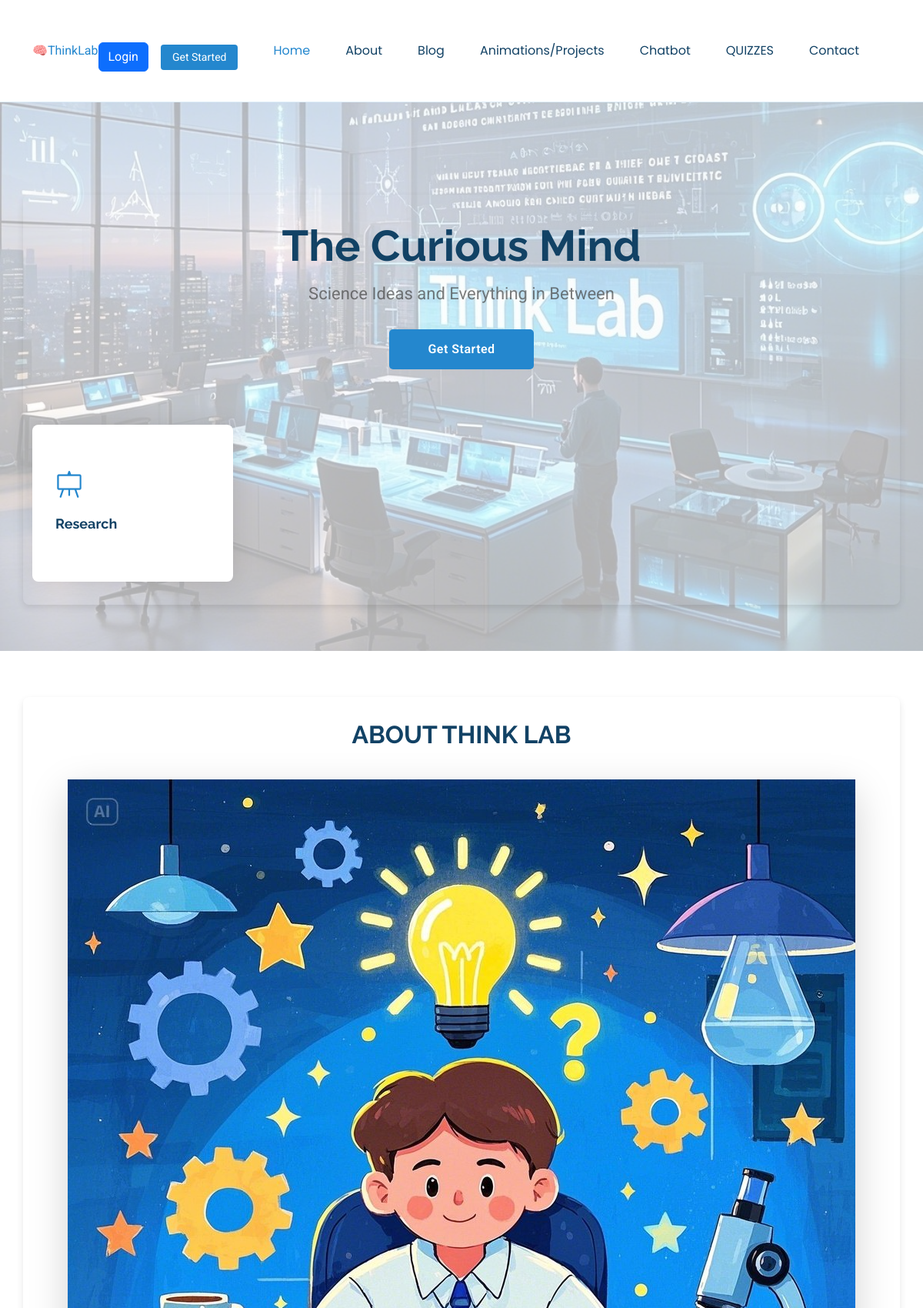
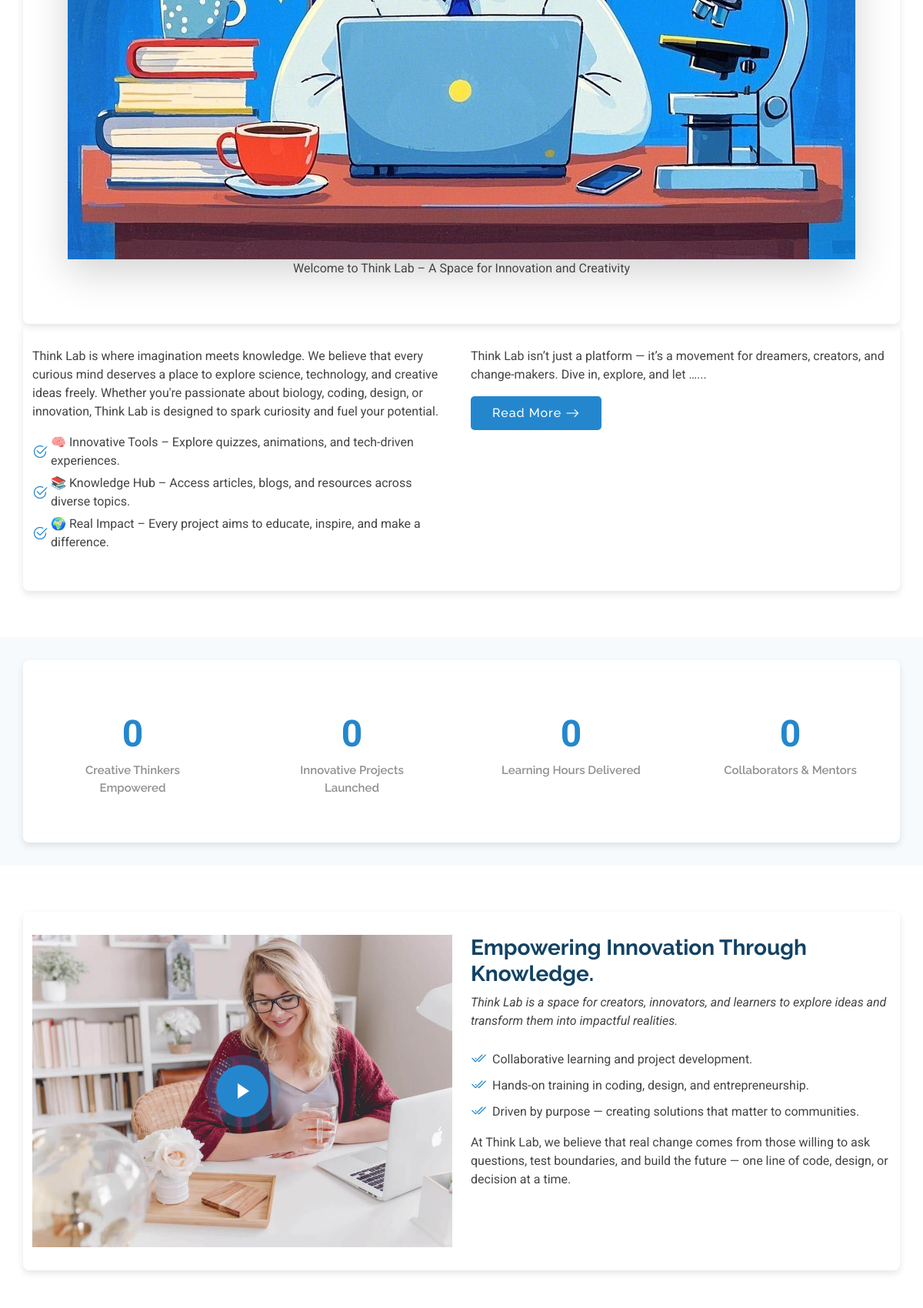
The page / (upper part) on the database its author committed (2 pictures, top to bottom).
### myapp/models.py (models this page shows, shortened)
class About(models.Model):
    title = models.CharField(max_length=200)
    subtitle = models.TextField()
    paragraph_one = models.TextField()
    bullet_1 = models.CharField(max_length=255)
    bullet_2 = models.CharField(max_length=255)
    bullet_3 = models.CharField(max_length=255)
    paragraph_two = models.TextField()
    read_more_link = models.URLField(blank=True)
    image = models.ImageField(upload_to='about_images/', null=True, blank=True)

### myapp/views.py (the view)
# urls.py: path('', views.index, name='index'),
def index(request):
    about = About.objects.first()  # or .last(), or get(id=1), depending on your logic
    return render(request, 'index.html',{'about': about})

### template/index.html (shortened to what this page needs)
{% load static %}
<!DOCTYPE html>
<html lang="en">
<head>
  <link href="https://cdn.jsdelivr.net/npm/aos@2.3.4/dist/aos.css" rel="stylesheet">
  <link href="{% static 'assets/css/style.css' %}" rel="stylesheet">
  <link rel="stylesheet" href="{% static 'assets/css/style.css' %}">
  <link href="{% static 'assets/vendor/bootstrap/css/bootstrap.min.css' %}" rel="stylesheet">
  <link href="{% static 'assets/vendor/bootstrap-icons/bootstrap-icons.css' %}" rel="stylesheet">
  <link href="{% static 'assets/vendor/aos/aos.css' %}" rel="stylesheet">
  <link href="{% static 'assets/vendor/glightbox/css/glightbox.min.css' %}" rel="stylesheet">
  <link href="{% static 'assets/vendor/swiper/swiper-bundle.min.css' %}" rel="stylesheet">
  <link href="{% static 'assets/css/main.css' %}" rel="stylesheet">
</head>
</head>
<body class="index-page">
  <header id="header" class="header d-flex align-items-center sticky-top">
    <div class="container-fluid container-xl position-relative d-flex align-items-center">
      <a href="/" class="text-2xl font-bold text-blue-600 hover:text-blue-800">
        🧠ThinkLab
      </a>
      <nav id="navmenu" class="navmenu">
        <ul>
          <li><a href="#hero" class="active">Home<br></a></li>
          <li><a href="#about">About</a></li>
          <li><a href="{% url 'blog_post_list' %}">Blog</a></li>
          <li><a href="{% url 'project_list' %}">Animations/Projects</a></li>
<li><a href="#chatbot">Chatbot</a></li>
{% if user.is_authenticated %}
  <li><a href="{% url 'dashboard' %}">QUIZZES</a></li>
{% else %}
  <li><a href="{% url 'login' %}">QUIZZES</a></li>
{% endif %}
<li><a href="#contact">Contact</a></li>
      </nav>
      <div class="d-flex justify-content-center align-items-center gap-3 mt-3">
        <a class="btn-getstarted" href="#about">Get Started</a>
        <a href="{% url 'login' %}?next=/dashboard/" class="btn btn-primary">
          Login
        </a>
      </div>
      </header>
  <main class="main">
    <section id="hero" class="hero section">
      <div class="container">
        <div class="row justify-content-center" data-aos="zoom-out">
          <div class="col-xl-7 col-lg-9 text-center">
            <h1>The Curious Mind </h1>
            <p>Science Ideas and Everything in Between</p>
          </div>
        </div>
        <div class="text-center" data-aos="zoom-out" data-aos-delay="100">
          <a href="#about" class="btn-get-started">Get Started</a>
        </div>
        <div class="row gy-4 mt-5">
          <div class="col-md-6 col-lg-3" data-aos="zoom-out" data-aos-delay="100">
            <div class="icon-box">
              <div class="icon"><i class="bi bi-easel"></i></div>
              <h4 class="title"><a href="">Research</a></h4>
            </div>
          </div>
        </div>
      </div>
    </section>
    <section id="about" class="about section">
      <div class="container section-title" data-aos="fade-up">
        <h2>{{ about.title }}<br></h2>
        {% if about.image %}
        <img src="{{ about.image.url }}" alt="About Image" class="mx-auto mt-4 w-1/2 rounded-lg shadow-lg">
        {% endif %}
        <p>{{ about.subtitle }}</p>
      </div>
      <div class="container">
        <div class="row gy-4">
          <div class="col-lg-6 content" data-aos="fade-up" data-aos-delay="100">
            <p>
              {{ about.paragraph_one }}
            </p>
            <ul>
              <li><i class="bi bi-check2-circle"></i> <span>{{ about.bullet_1 }}</span></li>
              <li><i class="bi bi-check2-circle"></i> <span>{{ about.bullet_2 }}</span></li>
              <li><i class="bi bi-check2-circle"></i> <span>{{ about.bullet_3 }}</span></li>
            </ul>
          </div>
          <div class="col-lg-6" data-aos="fade-up" data-aos-delay="200">
            <p id="short-text">
              {{ about.paragraph_two|truncatewords:20 }}...
            </p>
            <a href="javascript:void(0);" class="read-more" onclick="toggleReadMore()">
              <span id="read-more-text">Read More</span>
              <i class="bi bi-arrow-right"></i>
            </a>
          </div>
        </div>
      </div>
    </section>
    <section id="stats" class="stats section light-background">
      <div class="container" data-aos="fade-up" data-aos-delay="100">
        <div class="row gy-4">
          <div class="col-lg-3 col-md-6">
            <div class="stats-item text-center w-100 h-100">
              <span data-purecounter-start="0" data-purecounter-end="0" data-purecounter-duration="1" class="purecounter"></span>
              <p>Creative Thinkers Empowered</p>
            </div>
          </div>
          <div class="col-lg-3 col-md-6">
            <div class="stats-item text-center w-100 h-100">
              <span data-purecounter-start="0" data-purecounter-end="0" data-purecounter-duration="1" class="purecounter"></span>
              <p>Innovative Projects Launched</p>
            </div>
          </div>
          <div class="col-lg-3 col-md-6">
            <div class="stats-item text-center w-100 h-100">
              <span data-purecounter-start="0" data-purecounter-end="0" data-purecounter-duration="1" class="purecounter"></span>
              <p>Learning Hours Delivered</p>
            </div>
          </div>
          <div class="col-lg-3 col-md-6">
            <div class="stats-item text-center w-100 h-100">
              <span data-purecounter-start="0" data-purecounter-end="0" data-purecounter-duration="1" class="purecounter"></span>
              <p>Collaborators & Mentors</p>
            </div>
          </div>
        </div>
      </div>
    </section>
    <section id="about-alt" class="about-alt section">
  <div class="container">
    <div class="row gy-4">
      <div class="col-lg-6 position-relative align-self-start" data-aos="fade-up" data-aos-delay="100">
        <img src="{% static 'assets/img/about.jpg' %}" class="img-fluid" alt="">
        <a href="https://youtu.be/MVGJeGWZoy4?si=vCNLkf_IpzmbJjaJ" class="glightbox pulsating-play-btn"></a>
      </div>
      <div class="col-lg-6 content" data-aos="fade-up" data-aos-delay="200">
        <h3>Empowering Innovation Through Knowledge.</h3>
        <p class="fst-italic">
          Think Lab is a space for creators, innovators, and learners to explore ideas and transform them into impactful realities.
        </p>
        <ul>
          <li><i class="bi bi-check2-all"></i> <span>Collaborative learning and project development.</span></li>
          <li><i class="bi bi-check2-all"></i> <span>Hands-on training in coding, design, and entrepreneurship.</span></li>
          <li><i class="bi bi-check2-all"></i> <span>Driven by purpose — creating solutions that matter to communities.</span></li>
        </ul>
        <p>
          At Think Lab, we believe that real change comes from those willing to ask questions, test boundaries, and build the future — one line of code, design, or decision at a time.
        </p>
      </div>
    </div>
  </div>
</section>
  </main>
</body>
</html>

### static/assets/css/style.css (style rules this page uses)
a { text-decoration: none; }
a { text-decoration: none; color: #3b82f6; }
body { font-family: Arial, sans-serif; background-color: #f4f4f9; color: #333; margin: 0; padding: 0; }
.container { max-width: 1000px; margin: 0 auto; padding: 20px; background-color: white; border-radius: 8px; box-shadow: 0 4px 10px rgba(0, 0, 0, 0.1); }
* { margin: 0; padding: 0; box-sizing: border-box; }
body { font-family: Arial, sans-serif; background-color: #f4f4f4; color: #333; }
.container { padding: 30px; }

### rows shown on the page
About: title "ABOUT THINK LAB", image (picture), subtitle "Welcome to Think Lab – A Space for Innovation and Creativity", paragraph_one "Think Lab is where imagination meets knowledge. We believe that every curious mind deserves a place to explore science, technology, and creative ideas freely. Whether you're passionate about biology, coding, design, or innovation, Think Lab is designed to spark curiosity and fuel your potential.", bullet_1 "🧠 Innovative Tools – Explore quizzes, animations, and tech-driven experiences.", bullet_2 "📚 Knowledge Hub – Access articles, blogs, and resources across diverse topics.", bullet_3 "🌍 Real Impact – Every project aims to educate, inspire, and make a difference.", paragraph_two "Think Lab isn’t just a platform — it’s a movement for dreamers, creators, and change-makers. Dive in, explore, and let …"
